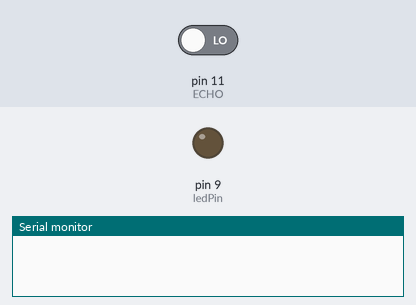
Bench run of a sketch on a simulated Arduino Uno, built with avr-gcc and run on an emulated ATmega328P. Shown: output pins drawn as LEDs (lit = HIGH), the last lines printed to the serial monitor. The test bench sets the inputs (shaded band); at power-on: pin 11 (ECHO) LOW. Pins used as bus, display or sensor lines are not drawn.

Above: at 0.1 s.
At 1.1 s:
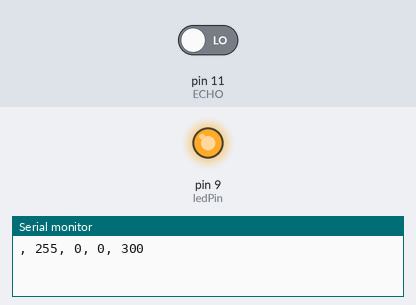
Timing chart, 0 to 2.6 s (numbered marks = the images above):
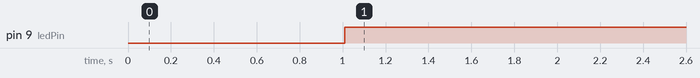

Measured:
- by itself, pin 9 (ledPin): LOW → HIGH at 1.0 s

The sketch:

mod_smoothing.ino
```cpp
enum ledStates {INCREASE, DECREASE, STAY, OFF}; // Here we make nicknames for the different states our program supports.
enum ledStates ledState; // We define 'ledState' as type ledStates'
enum ledStates previousLedState = ledState;

//unsigned long startMillis;  //some global variables available anywhere in the program
//unsigned long currentMillis;

int brightness = 0; // our main variable for setting the brightness of the LED
float velocity = 1.0; // the speed at which we change the brightness.
int ledPin = 9; // we use pin 9 for PWM
int TRIG = 10;
int ECHO = 11;
int DISTANCE;
int DURATION;

const int numReadings = 15;
const int numAverages = 15;

int readingsAvg[numAverages];
int readings[numReadings];      // the readings from the input
int readIndex = 0;              // the index of the current reading
int total = 0;                  // the running total
int average = 0;                // the average

int p = 0; // use to keep track how often we plot
int plotFrequency = 3; // how often we plot, every Nth time.

//==========================================================
//                     FUNCTIONS
//==========================================================

int increase_brightness (int brightness, float velocity){
    return brightness = brightness + 1 * velocity;
  }

int decrease_brightness (int brightness, float velocity){
    return brightness = brightness - 1 * velocity;
  }

 void changeState(ledStates newState){
    // call to change state, will keep track of time since last state
    //startMillis = millis();
    ledState = newState;
  }

void plot(char *state, int brightness){
    // use this function to plot a graph.
    // it will normalize the auto-scaling plotter

    if ((p % plotFrequency) == 0){
      Serial.print(state);
      Serial.print(", ");
      Serial.print(brightness);
      Serial.print(", ");
      Serial.print(DISTANCE);
      Serial.println(", 0, 300");

    }
    p++;
  }

//==================================================
//                  MAIN CODE
//==================================================

void setup() {
  // put your setup code here, to run once:
  pinMode(ledPin, OUTPUT); // set ledPin as an output.
  pinMode(TRIG, OUTPUT);
  pinMode(ECHO, INPUT);
  Serial.begin(9600); // initiate the Serial monitor so we can use the Serial Plotter to graph our patterns
  for (int thisReading = 0; thisReading < numReadings; thisReading++) {
    readings[thisReading] = 0;
  }
}

void loop() {
  // put your main code here, to run repeatedly:
  digitalWrite(TRIG, HIGH);
  compose();
  delay(10);
  //digitalWrite(TRIG, LOW);
  DURATION = pulseIn(ECHO, HIGH);
  DISTANCE = 0.017 * DURATION;

//================================================
//              AVERAGE DISTANCE
//================================================

  // subtract the last reading:
  total = total - readings[readIndex];
  // read from the sensor:
  readings[readIndex] = DISTANCE;
  // add the reading to the total:
  total = total + readings[readIndex];
  // advance to the next position in the array:
  readIndex = readIndex + 1;

  // if we're at the end of the array...
  if (readIndex >= numReadings) {
    // ...wrap around to the beginning:
    readIndex = 0;
  }

    // calculate the average:
    average = total / numReadings;
    DISTANCE = average;

    if(DISTANCE < 0 || brightness < 0){
      brightness = 0;
      DISTANCE = 0;
    }

    brightness = map(average, 200, 0, 0, 255);
    analogWrite(ledPin, brightness);
    plot(average,brightness);
    delay(1);        // delay in between reads for stability
}

void compose() {
  // this is a state machine which allows us to decouple the various operations from timed loops.
  // instead we just switch from state to state when particular conditions are met.
  // we switch states by calling the changeState() function.


  switch (ledState){

  case INCREASE:
   if(readings[0] > readings[2]) {
    brightness = increase_brightness(brightness, 1);
    //plot("INCREASING", brightness);
   } else if(readings[0] == readings[2]){
      changeState(STAY);
    } else if(DISTANCE < 0 || brightness < 0){
      changeState(OFF);
    } else {
      changeState(DECREASE);
    }
    break;

  case DECREASE:
     if(readings[0] < readings[2]) {
      brightness = decrease_brightness(brightness, 1);
      //plot("DECREASING", brightness);
     } else if(readings[0] == readings[2]){
       changeState(STAY);
     } else if(DISTANCE < 0 || brightness < 0){
      changeState(OFF);
    } else {
      changeState(INCREASE);
     }
     break;

   case STAY:
    //plot("STAY", brightness);
    brightness = brightness;
    if(readings[0] > readings[2]){
      changeState(DECREASE);
    }else if(readings[0] < readings[2]){
      changeState(INCREASE);
    }else if(DISTANCE < 0 || brightness < 0){
      changeState(OFF);
    }
    break;

    /*case OFF:
    brightness = 0;
    DISTANCE = 0;
    if(readings[0] < readings[2]){
      delay(10);
      changeState(INCREASE);
    } else if(readings[0] == readings[2]){
      changeState(STAY);
    }
    break;*/
  }
}
```
